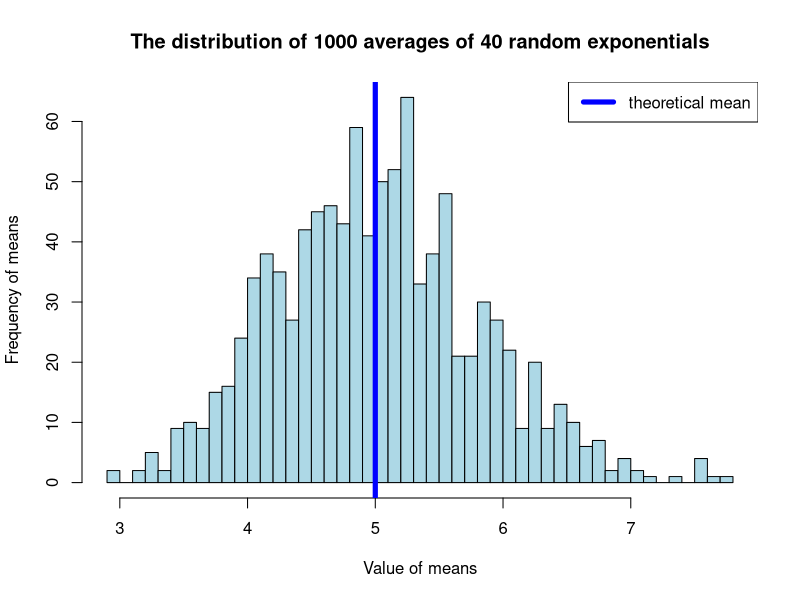
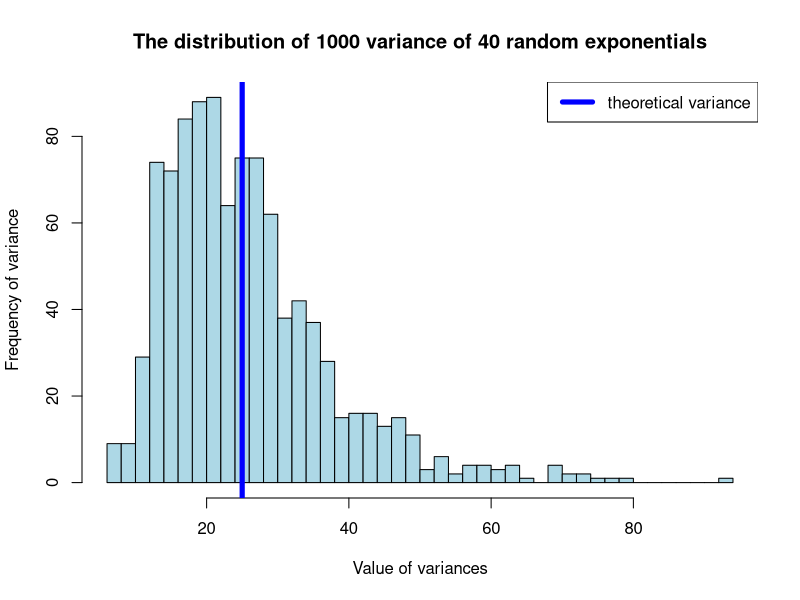
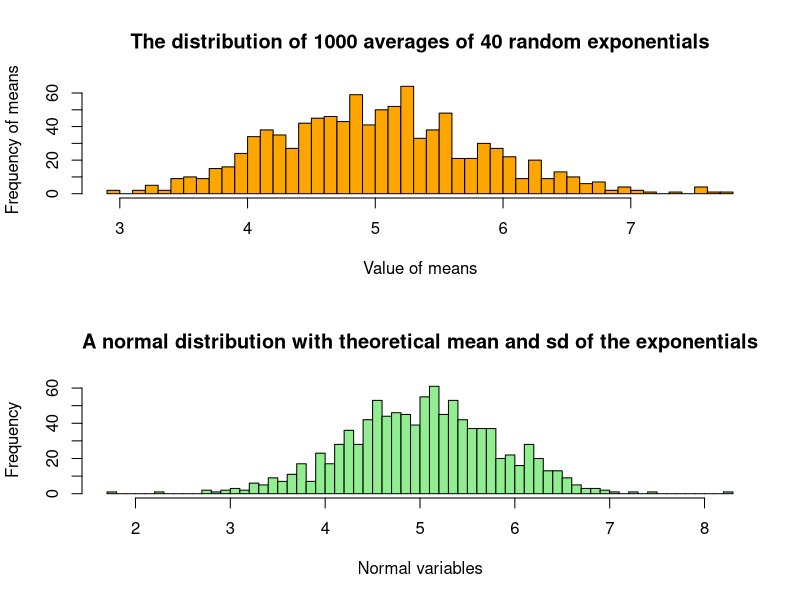

Write the R code that produced these figures, in order.
## ---- chunk 1
knitr::opts_chunk$set(echo = TRUE)
## ---- chunk 2
lambda <- 0.2
permData <- matrix(rexp(1000*40, lambda), nrow = 1000, ncol = 40)
permDataMean <- apply(permData, 1, mean)
hist(permDataMean, breaks = 50, main = "The distribution of 1000 averages of 40 random exponentials", xlab = "Value of means", ylab = "Frequency of means", col = "light blue")
abline(v = 1/lambda, lty = 1, lwd = 5, col = "blue")
legend("topright", lty = 1, lwd = 5, col = "blue", legend = "theoretical mean")
## ---- chunk 3
permDataVar <- apply(permData, 1, var)
hist(permDataVar, breaks = 50, main = "The distribution of 1000 variance of 40 random exponentials", xlab = "Value of variances", ylab = "Frequency of variance", col = "light blue")
abline(v = (1/lambda)^2, lty = 1, lwd = 5, col = "blue")
legend("topright", lty = 1, lwd = 5, col = "blue", legend = "theoretical variance")
## ---- chunk 4
par(mfrow = c(2, 1))

hist(permDataMean, breaks = 50, main = "The distribution of 1000 averages of 40 random exponentials", xlab = "Value of means", ylab = "Frequency of means", col = "orange")
permNorm <- rnorm(1000, mean = mean(permDataMean), sd = sd(permDataMean))
hist(permNorm, breaks = 50, main = "A normal distribution with theoretical mean and sd of the exponentials", xlab = "Normal variables", col = "light green")
